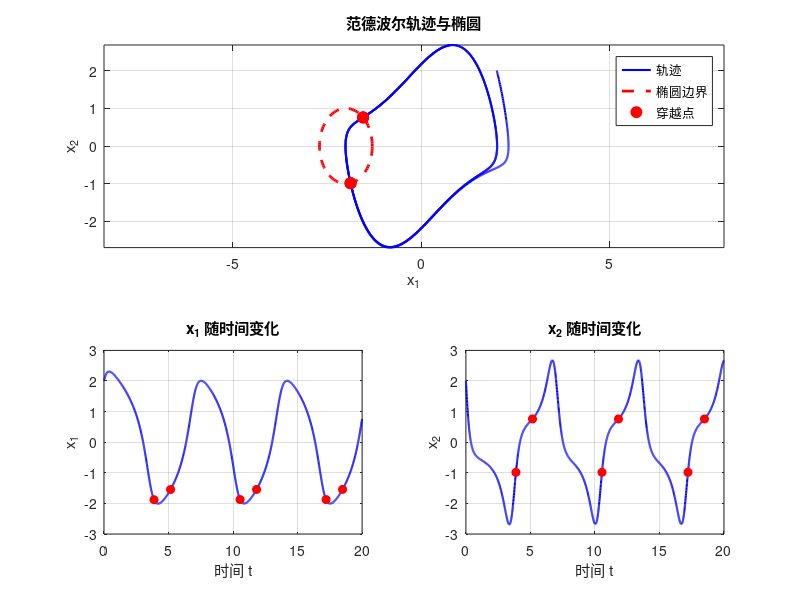

Write MATLAB code to recreate this figure.
function calculate_crossing_times()
    % 定义椭圆方程
    ellipse = @(x1, x2) ((x1 + 2).^2)/(0.7^2) + x2.^2 - 1;
    
    % 定义范德波尔系统
    function dx = vanderpol(t, x)
        dx = [x(2);
              -x(1) + (1 - x(1)^2)*x(2)];
    end
    
    % 定义事件函数：当轨迹穿过椭圆边界时触发
    function [value, isterminal, direction] = ellipse_events(t, x)
        value = ellipse(x(1), x(2));  % 椭圆边界方程
        isterminal = 0;  % 不停止积分，只记录事件
        direction = 0;   % 检测所有方向的穿越
    end
    
    % 初始条件（根据实际情况调整）
    x0 = [2; 2];  % 初始状态
    
    % 设置积分时间
    tspan = [0 20];
    
    % 设置ODE选项，启用事件检测
    options = odeset('Events', @ellipse_events, 'RelTol', 1e-8, 'AbsTol', 1e-10);
    
    % 求解ODE并检测事件
    [t, x, te, xe, ie] = ode45(@vanderpol, tspan, x0, options);
    
    % 计算每个事件点与椭圆边界的距离符号变化
    ellipse_values = ellipse(x(:,1), x(:,2));
    
    % 分析穿越事件
    if ~isempty(te)
        fprintf('检测到 %d 次穿越事件\n', length(te));
        
        % 区分进入和离开事件
        entry_times = [];
        exit_times = [];
        
        for i = 1:length(te)
            % 检查事件前后的符号变化
            if i == 1
                prev_sign = sign(ellipse(x(1,1), x(1,2)));
            else
                prev_time_idx = find(t < te(i), 1, 'last');
                prev_sign = sign(ellipse(x(prev_time_idx,1), x(prev_time_idx,2)));
            end
            
            current_sign = sign(ellipse(xe(i,1), xe(i,2)));
            
            % 从正到负：进入椭圆；从负到正：离开椭圆
            if prev_sign > 0 && current_sign <= 0
                entry_times = [entry_times; te(i)];
                fprintf('进入椭圆: t = %.4f, 位置: (%.4f, %.4f)\n', te(i), xe(i,1), xe(i,2));
            elseif prev_sign < 0 && current_sign >= 0
                exit_times = [exit_times; te(i)];
                fprintf('离开椭圆: t = %.4f, 位置: (%.4f, %.4f)\n', te(i), xe(i,1), xe(i,2));
            end
        end
    else
        fprintf('在时间区间内未检测到穿越事件\n');
    end
    
    % 绘制结果
    plot_results(t, x, te, xe);
end

function plot_results(t, x, te, xe)
    figure;
    
    % 子图1: 轨迹和椭圆
    subplot(2,2,[1,2]);
    plot(x(:,1), x(:,2), 'b-', 'LineWidth', 1.5);
    hold on;
    
    % 绘制椭圆
    theta = linspace(0, 2*pi, 100);
    x1_ellipse = -2 + 0.7*cos(theta);
    x2_ellipse = sin(theta);
    plot(x1_ellipse, x2_ellipse, 'r--', 'LineWidth', 2);
    
    % 标记穿越点
    if ~isempty(te)
        plot(xe(:,1), xe(:,2), 'ro', 'MarkerSize', 8, 'MarkerFaceColor', 'red');
    end
    
    grid on;
    xlabel('x_1');
    ylabel('x_2');
    title('范德波尔轨迹与椭圆');
    legend('轨迹', '椭圆边界', '穿越点', 'Location', 'best');
    axis equal;
    
    % 子图2: x1随时间变化
    subplot(2,2,3);
    plot(t, x(:,1), 'b-', 'LineWidth', 1.5);
    hold on;
    if ~isempty(te)
        plot(te, xe(:,1), 'ro', 'MarkerSize', 6, 'MarkerFaceColor', 'red');
    end
    grid on;
    xlabel('时间 t');
    ylabel('x_1');
    title('x_1 随时间变化');
    
    % 子图3: x2随时间变化
    subplot(2,2,4);
    plot(t, x(:,2), 'b-', 'LineWidth', 1.5);
    hold on;
    if ~isempty(te)
        plot(te, xe(:,2), 'ro', 'MarkerSize', 6, 'MarkerFaceColor', 'red');
    end
    grid on;
    xlabel('时间 t');
    ylabel('x_2');
    title('x_2 随时间变化');
end